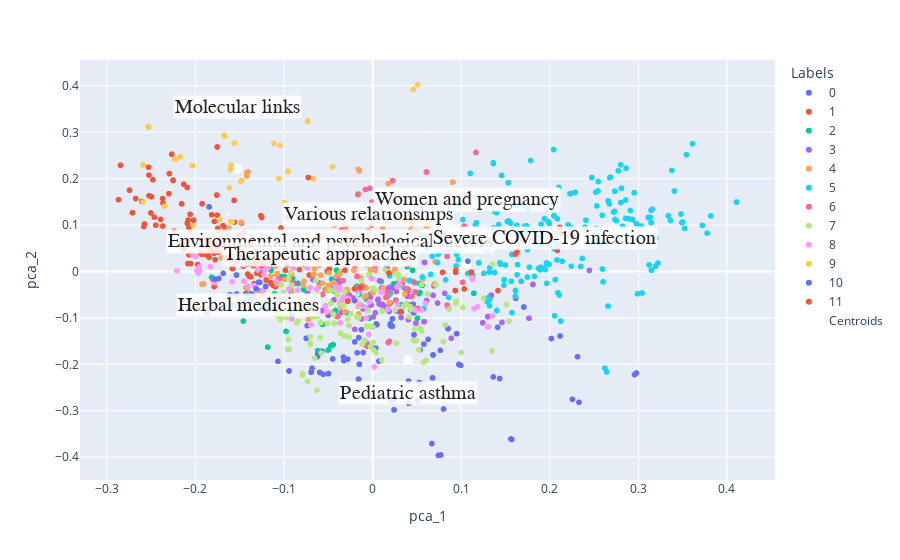

The notebook cell saved with this chart:
### Code cell
fig_clusters_after.add_trace(go.Scatter(
                         y=centroids_after_df["PCA_2"].tolist(),
                         x=centroids_after_df["PCA_1"].tolist(),
                         mode="markers+text",
    
                         #text=centroids_before_df["centroids_labels"],
                         #textfont=dict(color='black', family = 'Courier New, monospace'),
                         #textposition = 'top center',
    
                         marker=dict(size=10, color="white"),
                         name="Centroids"))
